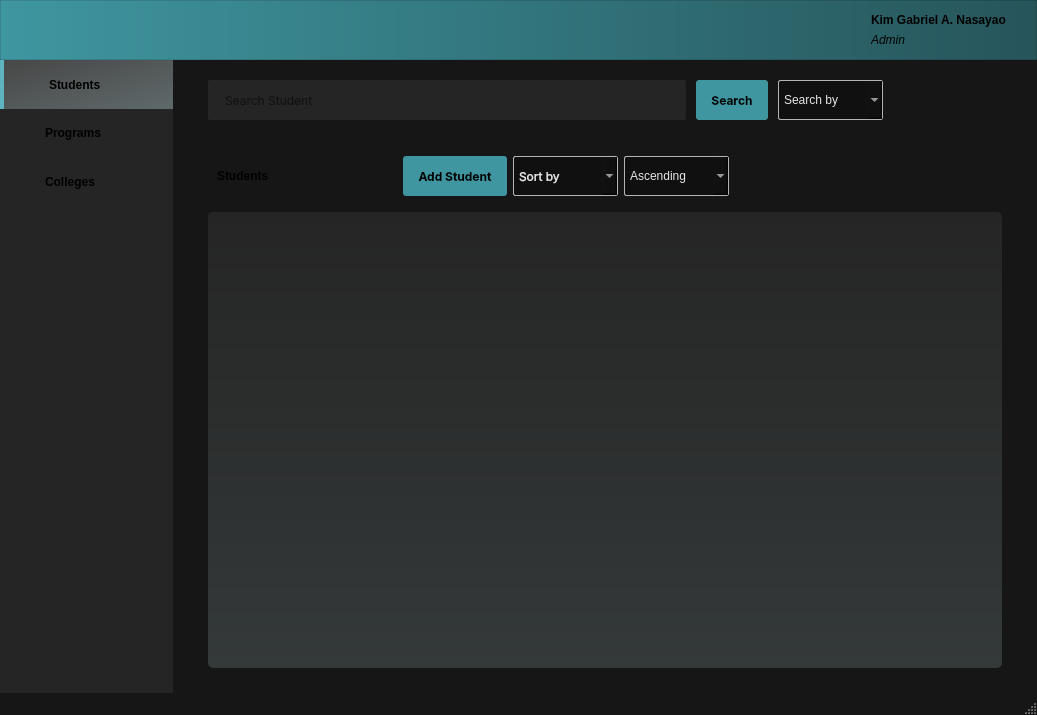
<?xml version="1.0" encoding="UTF-8"?>
<ui version="4.0">
 <class>mainWindow</class>
 <widget class="QMainWindow" name="mainWindow">
  <property name="geometry">
   <rect>
    <x>0</x>
    <y>0</y>
    <width>1037</width>
    <height>715</height>
   </rect>
  </property>
  <property name="font">
   <font>
    <family>Inter</family>
    <pointsize>9</pointsize>
    <italic>false</italic>
    <bold>false</bold>
   </font>
  </property>
  <property name="windowTitle">
   <string>MainWindow</string>
  </property>
  <property name="autoFillBackground">
   <bool>false</bool>
  </property>
  <property name="styleSheet">
   <string notr="true">QMainWindow {
	background-color: rgb(22, 22, 22);
	font: 9pt &quot;Inter&quot;;
}

/* DROP DOWNS */
QComboBox {
	border-radius: 2px;
	border: 1px solid rgb(180, 180, 180) !important;
	font: 9pt &quot;Inter&quot;;
	color: rgb(230, 230, 230);
	background-color: rgb(16, 16, 16);
	padding: 5px;
}

QComboBox::drop-down {
  subcontrol-origin: padding;
  subcontrol-position: top right;
  width: 15px;
}

QComboBox QAbstractItemView::item::hover {
	background-color: rgb(35, 35, 35);
}

QComboBox::hover {
	background-color: rgb(35, 35, 35);
}

/* BUTTONS */
QPushButton {
	font: 9pt &quot;Inter&quot;;
	font-weight: bold;
	padding: 0px, 15px;
	background-color: rgb(63, 150, 160);
	border-radius: 3px;
	padding: 0px 15px;
}

QPushButton::hover {
	background-color: rgb(83, 170, 180);
}

#sidebarFrame QPushButton {
	font: 12pt &quot;Inter&quot;;
	font-weight: 600;
	background-color: rgb(37, 37, 37);
	border-radius: 0px;
	text-align: left;
	padding-left: 45px
}

#sidebarFrame QPushButton::hover {
	background-color: rgb(47, 47, 47);
	border-radius: 0px;
}

#sidebarFrame #studentsSidebarButton {
	background-color: qlineargradient(spread:pad, x1:0, y1:0, x2:1, y2:1, stop:0 rgba(71, 71, 71, 255), stop:1 rgba(95, 105, 106, 255));
	border-left: 4px solid rgb(93, 180, 190);
}

#headerFrame QPushButton {
	background: none;
}

#sortByLabel {
	color: rgb(100, 100, 100)
}

/* LINE EDIT */
#searchBarLineEdit {
	background-color: rgb(37, 37, 37);
	border-radius: 2px;
	padding: 0px 15px;
}

/* FRAMES */
QFrame {
  border: none;
}

#dataFrame {
	background-color: qlineargradient(spread:pad, x1:0, y1:0, x2:0, y2:1, stop:0 rgba(37, 37, 37, 255), stop:1 rgba(52, 57, 57, 255));
	border-radius: 5px;
}

#headerFrame {
	background-color: qlineargradient(spread:pad, x1:0, y1:0, x2:1, y2:0, stop:0 rgba(63, 150, 160, 255), stop:1 rgba(38, 85, 90, 255));
	border: 1px solid rgba(0, 0, 0, 30);
}

#sidebarFrame {
	background-color: rgb(37, 37, 37);
}

/* LABELS */
#studentLabel {
  font: 20pt &quot;Inter&quot;;
  font-weight: bold;
}

#tableHeaderFrame QLabel {
	font: 9pt &quot;Inter&quot;;
	font-weight: 500;
	color: rgb(120, 139, 140);
}

#dataFrame Line {
	background-color: rgb(120, 139, 140);
}

#userNameLabel {
	font: 9pt &quot;Inter&quot;;
	font-weight: 600;
}

#userRoleLabel {
	font: 9pt &quot;Inter&quot;;
	font-style: italic;
}

/* DATA TABLE */
#scrollArea QLabel {
	font: 9pt &quot;Inter&quot;;
	font-weight: 500;
}

#scrollArea Line {
	background-color: rgb(120, 139, 140);
}</string>
  </property>
  <property name="tabShape">
   <enum>QTabWidget::TabShape::Rounded</enum>
  </property>
  <widget class="QWidget" name="centralwidget">
   <property name="layoutDirection">
    <enum>Qt::LayoutDirection::LeftToRight</enum>
   </property>
   <property name="styleSheet">
    <string notr="true"/>
   </property>
   <layout class="QVBoxLayout" name="verticalLayout_2" stretch="1,10">
    <property name="spacing">
     <number>0</number>
    </property>
    <property name="leftMargin">
     <number>0</number>
    </property>
    <property name="topMargin">
     <number>0</number>
    </property>
    <property name="rightMargin">
     <number>0</number>
    </property>
    <property name="bottomMargin">
     <number>0</number>
    </property>
    <item>
     <widget class="QFrame" name="headerFrame">
      <property name="maximumSize">
       <size>
        <width>16777215</width>
        <height>60</height>
       </size>
      </property>
      <property name="acceptDrops">
       <bool>false</bool>
      </property>
      <property name="styleSheet">
       <string notr="true"/>
      </property>
      <property name="frameShape">
       <enum>QFrame::Shape::NoFrame</enum>
      </property>
      <property name="frameShadow">
       <enum>QFrame::Shadow::Plain</enum>
      </property>
      <property name="lineWidth">
       <number>0</number>
      </property>
      <layout class="QHBoxLayout" name="horizontalLayout_3" stretch="0,5,0,0">
       <property name="spacing">
        <number>0</number>
       </property>
       <property name="leftMargin">
        <number>30</number>
       </property>
       <property name="topMargin">
        <number>5</number>
       </property>
       <property name="rightMargin">
        <number>30</number>
       </property>
       <property name="bottomMargin">
        <number>5</number>
       </property>
       <item>
        <widget class="QPushButton" name="logoButton">
         <property name="sizePolicy">
          <sizepolicy hsizetype="Preferred" vsizetype="Fixed">
           <horstretch>0</horstretch>
           <verstretch>0</verstretch>
          </sizepolicy>
         </property>
         <property name="cursor">
          <cursorShape>PointingHandCursor</cursorShape>
         </property>
         <property name="text">
          <string/>
         </property>
         <property name="icon">
          <iconset>
           <normaloff>../../../assets/Logo.png</normaloff>../../../assets/Logo.png</iconset>
         </property>
         <property name="iconSize">
          <size>
           <width>200</width>
           <height>50</height>
          </size>
         </property>
        </widget>
       </item>
       <item>
        <spacer name="horizontalSpacer_3">
         <property name="orientation">
          <enum>Qt::Orientation::Horizontal</enum>
         </property>
         <property name="sizeHint" stdset="0">
          <size>
           <width>40</width>
           <height>20</height>
          </size>
         </property>
        </spacer>
       </item>
       <item>
        <widget class="QPushButton" name="accountButton">
         <property name="cursor">
          <cursorShape>PointingHandCursor</cursorShape>
         </property>
         <property name="text">
          <string/>
         </property>
         <property name="icon">
          <iconset>
           <normaloff>../../../assets/account.png</normaloff>../../../assets/account.png</iconset>
         </property>
         <property name="iconSize">
          <size>
           <width>40</width>
           <height>40</height>
          </size>
         </property>
        </widget>
       </item>
       <item>
        <widget class="QFrame" name="accountFrame">
         <property name="maximumSize">
          <size>
           <width>16777215</width>
           <height>40</height>
          </size>
         </property>
         <property name="frameShape">
          <enum>QFrame::Shape::StyledPanel</enum>
         </property>
         <property name="frameShadow">
          <enum>QFrame::Shadow::Raised</enum>
         </property>
         <layout class="QVBoxLayout" name="verticalLayout_6">
          <property name="spacing">
           <number>0</number>
          </property>
          <property name="leftMargin">
           <number>0</number>
          </property>
          <property name="topMargin">
           <number>0</number>
          </property>
          <property name="rightMargin">
           <number>0</number>
          </property>
          <property name="bottomMargin">
           <number>0</number>
          </property>
          <item>
           <widget class="QLabel" name="userNameLabel">
            <property name="text">
             <string>Kim Gabriel A. Nasayao</string>
            </property>
           </widget>
          </item>
          <item>
           <widget class="QLabel" name="userRoleLabel">
            <property name="text">
             <string>Admin</string>
            </property>
           </widget>
          </item>
         </layout>
        </widget>
       </item>
      </layout>
     </widget>
    </item>
    <item>
     <widget class="QFrame" name="bodyFrame">
      <property name="autoFillBackground">
       <bool>false</bool>
      </property>
      <property name="styleSheet">
       <string notr="true"/>
      </property>
      <property name="frameShape">
       <enum>QFrame::Shape::StyledPanel</enum>
      </property>
      <property name="frameShadow">
       <enum>QFrame::Shadow::Raised</enum>
      </property>
      <layout class="QHBoxLayout" name="horizontalLayout_7" stretch="1,5">
       <property name="spacing">
        <number>0</number>
       </property>
       <property name="leftMargin">
        <number>0</number>
       </property>
       <property name="topMargin">
        <number>0</number>
       </property>
       <property name="rightMargin">
        <number>0</number>
       </property>
       <property name="bottomMargin">
        <number>0</number>
       </property>
       <item>
        <widget class="QFrame" name="sidebarFrame">
         <property name="styleSheet">
          <string notr="true"/>
         </property>
         <property name="frameShape">
          <enum>QFrame::Shape::NoFrame</enum>
         </property>
         <property name="frameShadow">
          <enum>QFrame::Shadow::Raised</enum>
         </property>
         <property name="lineWidth">
          <number>0</number>
         </property>
         <layout class="QVBoxLayout" name="verticalLayout" stretch="1,1,1,10">
          <property name="spacing">
           <number>0</number>
          </property>
          <property name="leftMargin">
           <number>0</number>
          </property>
          <property name="topMargin">
           <number>0</number>
          </property>
          <property name="rightMargin">
           <number>0</number>
          </property>
          <property name="bottomMargin">
           <number>0</number>
          </property>
          <item>
           <widget class="QPushButton" name="studentsSidebarButton">
            <property name="sizePolicy">
             <sizepolicy hsizetype="Minimum" vsizetype="Preferred">
              <horstretch>0</horstretch>
              <verstretch>0</verstretch>
             </sizepolicy>
            </property>
            <property name="cursor">
             <cursorShape>PointingHandCursor</cursorShape>
            </property>
            <property name="text">
             <string>Students</string>
            </property>
            <property name="icon">
             <iconset>
              <normaloff>../../../assets/student.png</normaloff>../../../assets/student.png</iconset>
            </property>
            <property name="iconSize">
             <size>
              <width>30</width>
              <height>30</height>
             </size>
            </property>
           </widget>
          </item>
          <item>
           <widget class="QPushButton" name="programsSidebarButton">
            <property name="sizePolicy">
             <sizepolicy hsizetype="Preferred" vsizetype="Preferred">
              <horstretch>0</horstretch>
              <verstretch>0</verstretch>
             </sizepolicy>
            </property>
            <property name="cursor">
             <cursorShape>PointingHandCursor</cursorShape>
            </property>
            <property name="text">
             <string>Programs</string>
            </property>
            <property name="icon">
             <iconset>
              <normaloff>../../../assets/program.png</normaloff>../../../assets/program.png</iconset>
            </property>
            <property name="iconSize">
             <size>
              <width>30</width>
              <height>30</height>
             </size>
            </property>
           </widget>
          </item>
          <item>
           <widget class="QPushButton" name="collegesSidebarButton">
            <property name="sizePolicy">
             <sizepolicy hsizetype="Preferred" vsizetype="Preferred">
              <horstretch>0</horstretch>
              <verstretch>0</verstretch>
             </sizepolicy>
            </property>
            <property name="cursor">
             <cursorShape>PointingHandCursor</cursorShape>
            </property>
            <property name="text">
             <string>Colleges</string>
            </property>
            <property name="icon">
             <iconset>
              <normaloff>../../../assets/college.png</normaloff>../../../assets/college.png</iconset>
            </property>
            <property name="iconSize">
             <size>
              <width>30</width>
              <height>30</height>
             </size>
            </property>
            <property name="autoRepeat">
             <bool>false</bool>
            </property>
           </widget>
          </item>
          <item>
           <spacer name="verticalSpacer">
            <property name="orientation">
             <enum>Qt::Orientation::Vertical</enum>
            </property>
            <property name="sizeHint" stdset="0">
             <size>
              <width>20</width>
              <height>40</height>
             </size>
            </property>
           </spacer>
          </item>
         </layout>
        </widget>
       </item>
       <item>
        <widget class="QFrame" name="mainDisplayFrame">
         <property name="styleSheet">
          <string notr="true"/>
         </property>
         <property name="frameShape">
          <enum>QFrame::Shape::NoFrame</enum>
         </property>
         <property name="frameShadow">
          <enum>QFrame::Shadow::Raised</enum>
         </property>
         <property name="lineWidth">
          <number>0</number>
         </property>
         <layout class="QVBoxLayout" name="verticalLayout_3" stretch="1,1,8">
          <property name="spacing">
           <number>5</number>
          </property>
          <property name="leftMargin">
           <number>35</number>
          </property>
          <property name="topMargin">
           <number>5</number>
          </property>
          <property name="rightMargin">
           <number>35</number>
          </property>
          <property name="bottomMargin">
           <number>25</number>
          </property>
          <item>
           <widget class="QFrame" name="searchBarFrame">
            <property name="maximumSize">
             <size>
              <width>16777215</width>
              <height>90</height>
             </size>
            </property>
            <property name="font">
             <font>
              <family>Inter 18pt</family>
              <pointsize>9</pointsize>
              <italic>false</italic>
              <bold>false</bold>
             </font>
            </property>
            <property name="frameShape">
             <enum>QFrame::Shape::StyledPanel</enum>
            </property>
            <property name="frameShadow">
             <enum>QFrame::Shadow::Raised</enum>
            </property>
            <layout class="QHBoxLayout" name="horizontalLayout_8" stretch="8,1,1,2">
             <property name="spacing">
              <number>10</number>
             </property>
             <property name="leftMargin">
              <number>0</number>
             </property>
             <property name="topMargin">
              <number>15</number>
             </property>
             <property name="rightMargin">
              <number>0</number>
             </property>
             <property name="bottomMargin">
              <number>20</number>
             </property>
             <item>
              <widget class="QLineEdit" name="searchBarLineEdit">
               <property name="sizePolicy">
                <sizepolicy hsizetype="Expanding" vsizetype="Preferred">
                 <horstretch>0</horstretch>
                 <verstretch>0</verstretch>
                </sizepolicy>
               </property>
               <property name="minimumSize">
                <size>
                 <width>100</width>
                 <height>40</height>
                </size>
               </property>
               <property name="maximumSize">
                <size>
                 <width>16777215</width>
                 <height>60</height>
                </size>
               </property>
               <property name="font">
                <font>
                 <family>Inter</family>
                 <pointsize>9</pointsize>
                 <italic>false</italic>
                 <bold>false</bold>
                </font>
               </property>
               <property name="autoFillBackground">
                <bool>false</bool>
               </property>
               <property name="styleSheet">
                <string notr="true"/>
               </property>
               <property name="placeholderText">
                <string>Search Student</string>
               </property>
              </widget>
             </item>
             <item>
              <widget class="QPushButton" name="searchButton">
               <property name="sizePolicy">
                <sizepolicy hsizetype="Minimum" vsizetype="Preferred">
                 <horstretch>0</horstretch>
                 <verstretch>0</verstretch>
                </sizepolicy>
               </property>
               <property name="minimumSize">
                <size>
                 <width>0</width>
                 <height>40</height>
                </size>
               </property>
               <property name="maximumSize">
                <size>
                 <width>16777215</width>
                 <height>60</height>
                </size>
               </property>
               <property name="font">
                <font>
                 <family>Inter</family>
                 <pointsize>9</pointsize>
                 <italic>false</italic>
                 <bold>true</bold>
                </font>
               </property>
               <property name="cursor">
                <cursorShape>PointingHandCursor</cursorShape>
               </property>
               <property name="styleSheet">
                <string notr="true"/>
               </property>
               <property name="text">
                <string>Search</string>
               </property>
              </widget>
             </item>
             <item>
              <widget class="QComboBox" name="searchByComboBox">
               <property name="sizePolicy">
                <sizepolicy hsizetype="Maximum" vsizetype="Preferred">
                 <horstretch>0</horstretch>
                 <verstretch>0</verstretch>
                </sizepolicy>
               </property>
               <property name="minimumSize">
                <size>
                 <width>105</width>
                 <height>40</height>
                </size>
               </property>
               <property name="maximumSize">
                <size>
                 <width>16777215</width>
                 <height>60</height>
                </size>
               </property>
               <property name="cursor">
                <cursorShape>PointingHandCursor</cursorShape>
               </property>
               <property name="toolTip">
                <string>Search by</string>
               </property>
               <property name="toolTipDuration">
                <number>0</number>
               </property>
               <property name="currentText">
                <string/>
               </property>
               <property name="placeholderText">
                <string>Search by</string>
               </property>
               <item>
                <property name="text">
                 <string>ID Number</string>
                </property>
               </item>
               <item>
                <property name="text">
                 <string>First Name</string>
                </property>
               </item>
               <item>
                <property name="text">
                 <string>Last Name</string>
                </property>
               </item>
               <item>
                <property name="text">
                 <string>Program Code</string>
                </property>
               </item>
               <item>
                <property name="text">
                 <string>College Code</string>
                </property>
               </item>
              </widget>
             </item>
             <item>
              <spacer name="horizontalSpacer_2">
               <property name="orientation">
                <enum>Qt::Orientation::Horizontal</enum>
               </property>
               <property name="sizeHint" stdset="0">
                <size>
                 <width>40</width>
                 <height>20</height>
                </size>
               </property>
              </spacer>
             </item>
            </layout>
           </widget>
          </item>
          <item>
           <widget class="QFrame" name="controlsFrame">
            <property name="maximumSize">
             <size>
              <width>16777215</width>
              <height>70</height>
             </size>
            </property>
            <property name="frameShape">
             <enum>QFrame::Shape::StyledPanel</enum>
            </property>
            <property name="frameShadow">
             <enum>QFrame::Shadow::Raised</enum>
            </property>
            <layout class="QHBoxLayout" name="horizontalLayout" stretch="1,1,2,0,5">
             <property name="sizeConstraint">
              <enum>QLayout::SizeConstraint::SetMinimumSize</enum>
             </property>
             <property name="topMargin">
              <number>11</number>
             </property>
             <property name="rightMargin">
              <number>11</number>
             </property>
             <property name="bottomMargin">
              <number>11</number>
             </property>
             <item>
              <widget class="QLabel" name="studentLabel">
               <property name="minimumSize">
                <size>
                 <width>180</width>
                 <height>0</height>
                </size>
               </property>
               <property name="maximumSize">
                <size>
                 <width>200</width>
                 <height>16777215</height>
                </size>
               </property>
               <property name="text">
                <string>Students</string>
               </property>
              </widget>
             </item>
             <item>
              <widget class="QPushButton" name="addStudentButton">
               <property name="sizePolicy">
                <sizepolicy hsizetype="Minimum" vsizetype="Preferred">
                 <horstretch>0</horstretch>
                 <verstretch>0</verstretch>
                </sizepolicy>
               </property>
               <property name="maximumSize">
                <size>
                 <width>150</width>
                 <height>16777215</height>
                </size>
               </property>
               <property name="font">
                <font>
                 <family>Inter</family>
                 <pointsize>9</pointsize>
                 <italic>false</italic>
                 <bold>true</bold>
                </font>
               </property>
               <property name="cursor">
                <cursorShape>PointingHandCursor</cursorShape>
               </property>
               <property name="styleSheet">
                <string notr="true"/>
               </property>
               <property name="text">
                <string>Add Student</string>
               </property>
              </widget>
             </item>
             <item>
              <widget class="QComboBox" name="sortByComboBox">
               <property name="enabled">
                <bool>true</bool>
               </property>
               <property name="sizePolicy">
                <sizepolicy hsizetype="Minimum" vsizetype="Preferred">
                 <horstretch>0</horstretch>
                 <verstretch>0</verstretch>
                </sizepolicy>
               </property>
               <property name="minimumSize">
                <size>
                 <width>85</width>
                 <height>40</height>
                </size>
               </property>
               <property name="maximumSize">
                <size>
                 <width>150</width>
                 <height>16777215</height>
                </size>
               </property>
               <property name="font">
                <font>
                 <family>Inter</family>
                 <pointsize>9</pointsize>
                 <italic>false</italic>
                 <bold>false</bold>
                </font>
               </property>
               <property name="cursor">
                <cursorShape>PointingHandCursor</cursorShape>
               </property>
               <property name="toolTip">
                <string>Sort by</string>
               </property>
               <property name="toolTipDuration">
                <number>0</number>
               </property>
               <property name="styleSheet">
                <string notr="true"/>
               </property>
               <property name="placeholderText">
                <string>Sort by</string>
               </property>
               <item>
                <property name="text">
                 <string>ID Number</string>
                </property>
               </item>
               <item>
                <property name="text">
                 <string>First Name</string>
                </property>
               </item>
               <item>
                <property name="text">
                 <string>Last Name</string>
                </property>
               </item>
               <item>
                <property name="text">
                 <string>Gender</string>
                </property>
               </item>
               <item>
                <property name="text">
                 <string>Year Level</string>
                </property>
               </item>
               <item>
                <property name="text">
                 <string>Program</string>
                </property>
               </item>
               <item>
                <property name="text">
                 <string>College</string>
                </property>
               </item>
              </widget>
             </item>
             <item>
              <widget class="QComboBox" name="sortingOrderComboBox">
               <property name="sizePolicy">
                <sizepolicy hsizetype="Minimum" vsizetype="Preferred">
                 <horstretch>0</horstretch>
                 <verstretch>0</verstretch>
                </sizepolicy>
               </property>
               <property name="minimumSize">
                <size>
                 <width>105</width>
                 <height>0</height>
                </size>
               </property>
               <property name="maximumSize">
                <size>
                 <width>150</width>
                 <height>16777215</height>
                </size>
               </property>
               <property name="cursor">
                <cursorShape>PointingHandCursor</cursorShape>
               </property>
               <property name="placeholderText">
                <string/>
               </property>
               <item>
                <property name="text">
                 <string>Ascending</string>
                </property>
               </item>
               <item>
                <property name="text">
                 <string>Descending</string>
                </property>
               </item>
              </widget>
             </item>
             <item>
              <spacer name="horizontalSpacer">
               <property name="orientation">
                <enum>Qt::Orientation::Horizontal</enum>
               </property>
               <property name="sizeHint" stdset="0">
                <size>
                 <width>40</width>
                 <height>20</height>
                </size>
               </property>
              </spacer>
             </item>
            </layout>
           </widget>
          </item>
          <item>
           <widget class="QFrame" name="dataFrame">
            <property name="sizePolicy">
             <sizepolicy hsizetype="Preferred" vsizetype="Preferred">
              <horstretch>0</horstretch>
              <verstretch>0</verstretch>
             </sizepolicy>
            </property>
            <property name="styleSheet">
             <string notr="true"/>
            </property>
            <property name="frameShape">
             <enum>QFrame::Shape::StyledPanel</enum>
            </property>
            <property name="frameShadow">
             <enum>QFrame::Shadow::Raised</enum>
            </property>
            <layout class="QVBoxLayout" name="verticalLayout_4" stretch="0,0">
             <property name="spacing">
              <number>0</number>
             </property>
             <property name="topMargin">
              <number>0</number>
             </property>
             <property name="bottomMargin">
              <number>0</number>
             </property>
             <item>
              <widget class="Line" name="line">
               <property name="minimumSize">
                <size>
                 <width>0</width>
                 <height>0</height>
                </size>
               </property>
               <property name="maximumSize">
                <size>
                 <width>16777215</width>
                 <height>1</height>
                </size>
               </property>
               <property name="styleSheet">
                <string notr="true"/>
               </property>
               <property name="orientation">
                <enum>Qt::Orientation::Horizontal</enum>
               </property>
              </widget>
             </item>
             <item>
              <widget class="QFrame" name="frame">
               <property name="frameShape">
                <enum>QFrame::Shape::StyledPanel</enum>
               </property>
               <property name="frameShadow">
                <enum>QFrame::Shadow::Raised</enum>
               </property>
              </widget>
             </item>
            </layout>
           </widget>
          </item>
         </layout>
        </widget>
       </item>
      </layout>
     </widget>
    </item>
   </layout>
  </widget>
  <widget class="QStatusBar" name="statusBar"/>
 </widget>
 <resources/>
 <connections/>
</ui>
